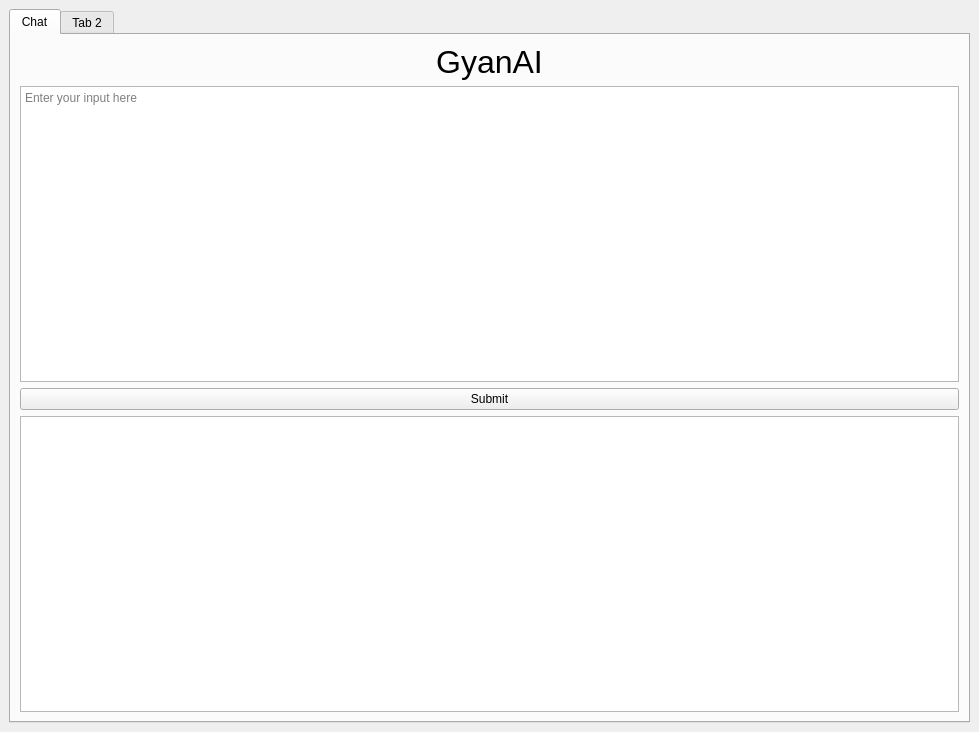
<?xml version="1.0" encoding="UTF-8"?>
<ui version="4.0">
 <class>MainWindow</class>
 <widget class="QMainWindow" name="MainWindow">
  <property name="geometry">
   <rect>
    <x>0</x>
    <y>0</y>
    <width>979</width>
    <height>732</height>
   </rect>
  </property>
  <property name="windowTitle">
   <string>MainWindow</string>
  </property>
  <widget class="QWidget" name="centralwidget">
   <layout class="QVBoxLayout" name="verticalLayout">
    <item>
     <widget class="QTabWidget" name="tabWidget">
      <property name="currentIndex">
       <number>0</number>
      </property>
      <widget class="QWidget" name="tab">
       <attribute name="title">
        <string>Chat</string>
       </attribute>
       <layout class="QVBoxLayout" name="verticalLayout_2">
        <item>
         <widget class="QLabel" name="label">
          <property name="font">
           <font>
            <pointsize>24</pointsize>
            <bold>false</bold>
           </font>
          </property>
          <property name="text">
           <string>GyanAI</string>
          </property>
          <property name="alignment">
           <set>Qt::AlignCenter</set>
          </property>
         </widget>
        </item>
        <item>
         <widget class="QPlainTextEdit" name="plainTextEdit">
          <property name="placeholderText">
           <string>Enter your input here</string>
          </property>
         </widget>
        </item>
        <item>
         <widget class="QPushButton" name="pushButton">
          <property name="text">
           <string>Submit</string>
          </property>
         </widget>
        </item>
        <item>
         <widget class="QTextBrowser" name="textBrowser"/>
        </item>
       </layout>
      </widget>
      <widget class="QWidget" name="tab_2">
       <attribute name="title">
        <string>Tab 2</string>
       </attribute>
      </widget>
     </widget>
    </item>
   </layout>
  </widget>
 </widget>
 <resources/>
 <connections/>
</ui>
